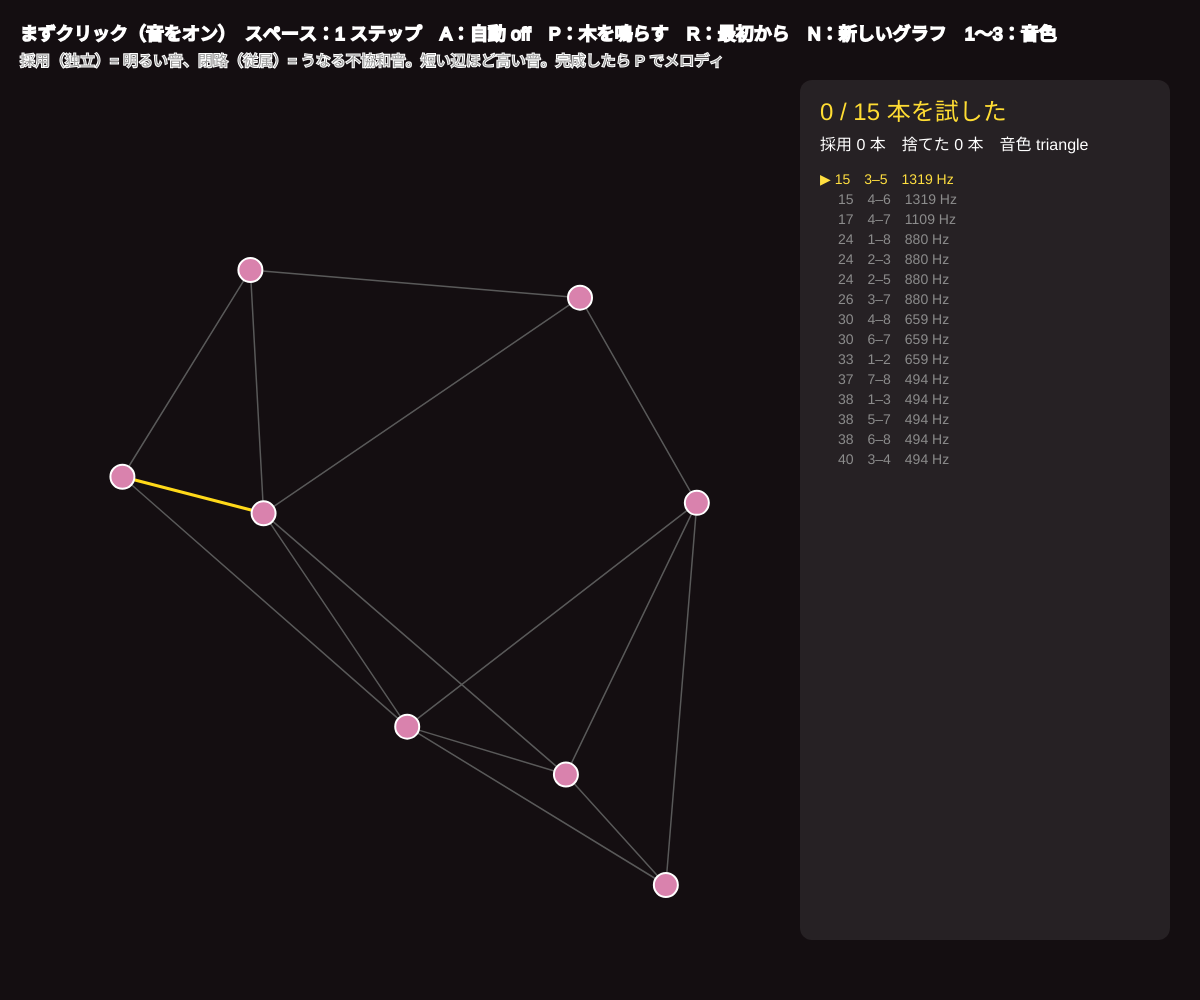
Frame 1 (no input)
Frame 60 (no input): identical to frame 1, image omitted
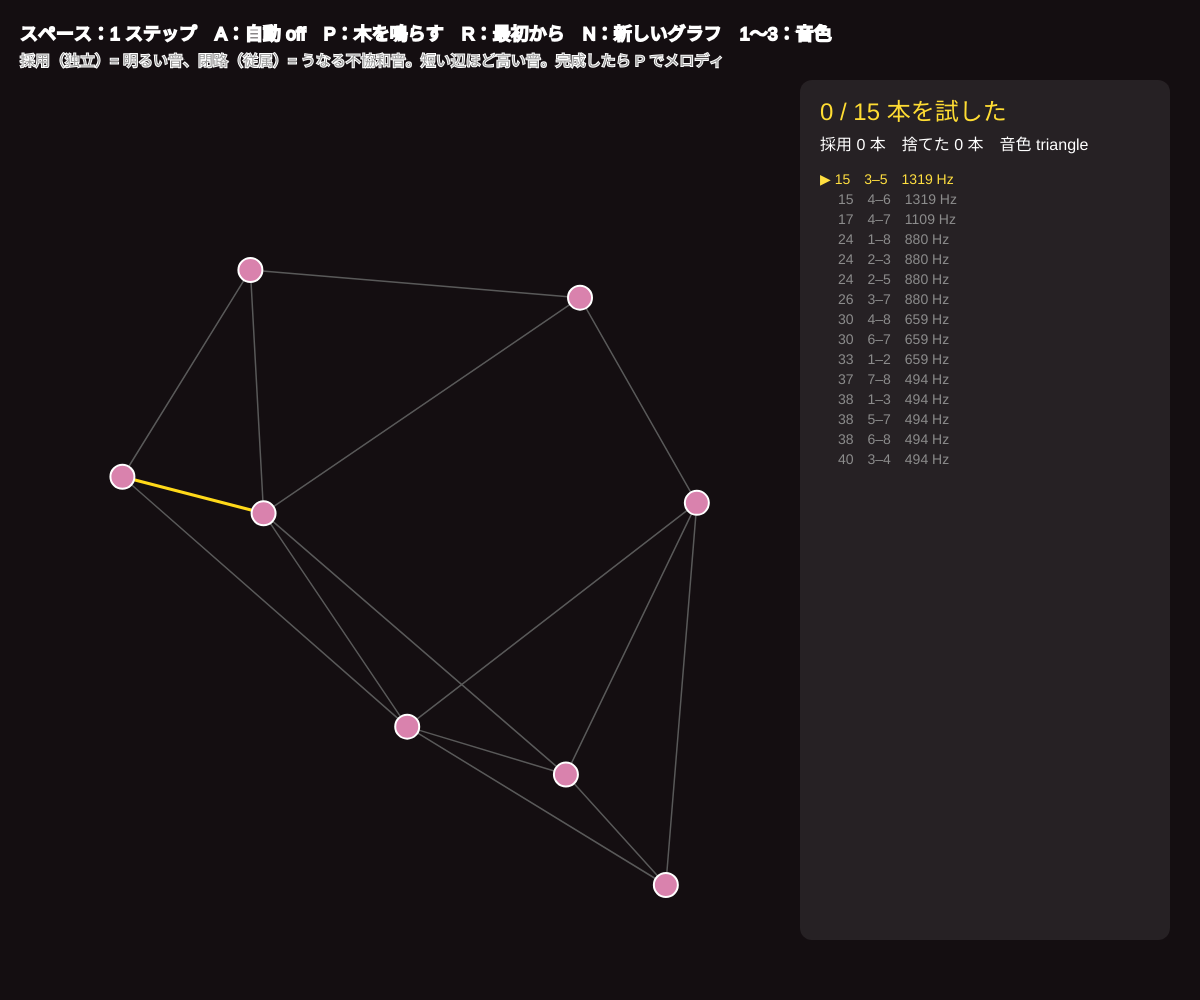
Frame 120 (the mouse pressed at the canvas centre since frame 60)

The p5.js sketch that drew these frames (run headless with seeded random() and noise() and a simulated clock; from frame 60 on, the mouse is pressed at the canvas centre):

// p5.js sketch
// ── sketch.js
// ============================================
// 13 貪欲法を聴く
// クラスカル法（06）を音にする：辺を軽い順に試し、採用（独立）なら明るい音、閉路（従属）なら不協和音
//   音の高さは辺の重み（短い辺ほど高い音）。完成した全域木は P で重み順にメロディとして鳴らす
//   自由制作のベース：音色・テンポ・「何を音にするか」を変えて自分の貪欲法を作ろう
// クリック = まず 1 回（音をオン） / スペース = 1 ステップ / A = 自動 / P = 木を鳴らす / R = 最初から / N = 新しいグラフ / 1〜3 = 音色
// ============================================

let nodes = [], edges = [];          // edges: {a, b, w}
let nNode = 8;                       // ★ ノードの数
let order = [], stepI = 0, status = [];
let auto = false, timer = 0;
let waveType = 'triangle';           // ★ 音色（1 = triangle, 2 = sine, 3 = square）
let tempo = 22;                      // ★ 自動のとき何フレームに 1 本試すか
let ripples = [];                    // 採用の波紋 {x, y, t, ok}
let melody = null;                   // 木を鳴らす {list, k, t}

function setup() {
  createCanvas(windowWidth, windowHeight);
  colorMode(HSB, 360, 100, 100, 100);
  textFont('sans-serif');
  newGraph();
}

function newGraph() {
  nodes = []; edges = [];
  let tries = 0;
  while (nodes.length < nNode && tries++ < 500) {
    let p = { x: random(80, width - 420), y: random(130, height - 60) };
    if (nodes.every((q) => dist(p.x, p.y, q.x, q.y) > 120)) nodes.push(p);
  }
  for (let i = 0; i < nodes.length; i++) for (let j = i + 1; j < nodes.length; j++) {
    let d = dist(nodes[i].x, nodes[i].y, nodes[j].x, nodes[j].y);
    if (d < min(width, height) * 0.42) edges.push({ a: i, b: j, w: Math.round(d / 10) });
  }
  let uf = makeUF(nodes.length);
  for (let e of edges) uf.union(e.a, e.b);
  for (let i = 1; i < nodes.length; i++) if (uf.find(i) !== uf.find(0)) { edges.push({ a: 0, b: i, w: Math.round(dist(nodes[0].x, nodes[0].y, nodes[i].x, nodes[i].y) / 10) }); uf.union(0, i); }
  reset();
}
function reset() {
  order = [...Array(edges.length).keys()].sort((p, q) => edges[p].w - edges[q].w);
  status = new Array(edges.length).fill(''); stepI = 0; auto = false; melody = null; ripples = [];
}

// ★ 重み → 周波数（短い辺ほど高い音。ペンタトニックに丸める）
function freqOf(w) {
  let scaleNotes = [0, 2, 4, 7, 9];
  let idx = constrain(Math.round(map(w, 10, 60, 14, 0)), 0, 14);
  let semis = scaleNotes[idx % 5] + 12 * floor(idx / 5);
  return 220 * Math.pow(2, semis / 12);
}

function kruskalStep() {
  if (stepI >= order.length) return;
  let i = order[stepI], e = edges[i];
  let chosen = order.slice(0, stepI).filter((j) => status[j] === 'ok');
  let ok = isForest(nodes.length, edges, chosen.concat([i]));
  status[i] = ok ? 'ok' : 'ng';
  let mx = (nodes[e.a].x + nodes[e.b].x) / 2, my = (nodes[e.a].y + nodes[e.b].y) / 2;
  ripples.push({ x: mx, y: my, t: 0, ok });
  if (ok) playNote(freqOf(e.w), 0.35, waveType);
  else { playNote(freqOf(e.w), 0.4, 'sawtooth'); playNote(freqOf(e.w) * 1.06, 0.4, 'sawtooth'); }   // 近い 2 音 = うなり（不協和）
  stepI++;
}
function playTree() {
  let list = order.filter((i) => status[i] === 'ok');
  if (list.length) melody = { list, k: 0, t: 0 };
}

function draw() {
  background(330, 30, 8);
  if (auto && ++timer % tempo === 0) { kruskalStep(); if (stepI >= order.length) auto = false; }
  if (melody) {
    if (melody.t++ % 14 === 0) {
      if (melody.k >= melody.list.length) melody = null;
      else { let e = edges[melody.list[melody.k]]; playNote(freqOf(e.w), 0.3, waveType); ripples.push({ x: (nodes[e.a].x + nodes[e.b].x) / 2, y: (nodes[e.a].y + nodes[e.b].y) / 2, t: 0, ok: true }); melody.k++; }
    }
  }
  let nOk = status.filter((s) => s === 'ok').length, done = nOk === nodes.length - 1;
  let current = stepI < order.length && !done ? order[stepI] : -1;
  let playing = melody && melody.k > 0 ? melody.list[melody.k - 1] : -1;

  for (let i = 0; i < edges.length; i++) {
    let e = edges[i], p = nodes[e.a], q = nodes[e.b];
    if (i === playing) { stroke(50, 90, 100); strokeWeight(10); }
    else if (status[i] === 'ok') { stroke(130, 85, 100); strokeWeight(6); }
    else if (status[i] === 'ng') { stroke(5, 70, 60, 50); strokeWeight(1.5); drawingContext.setLineDash([5, 7]); }
    else if (i === current) { stroke(50, 90, 100); strokeWeight(3); }
    else { stroke(0, 0, 35); strokeWeight(1.5); }
    line(p.x, p.y, q.x, q.y); drawingContext.setLineDash([]);
  }
  for (let r of ripples) { r.t += 1 / 30; noFill(); stroke(r.ok ? 130 : 5, 80, 100, 100 * (1 - r.t)); strokeWeight(3); circle(r.x, r.y, 20 + 120 * r.t); }
  ripples = ripples.filter((r) => r.t < 1);
  for (let i = 0; i < nodes.length; i++) { stroke(0, 0, 100); strokeWeight(2); fill(330, 40, 85); circle(nodes[i].x, nodes[i].y, 24); }

  textAlign(LEFT, BASELINE);
  fill(0, 0, 100); textSize(18);
  text((audioCtx ? '' : 'まずクリック（音をオン）　') + 'スペース：1 ステップ　A：自動 ' + (auto ? 'ON' : 'off') + '　P：木を鳴らす　R：最初から　N：新しいグラフ　1〜3：音色', 20, 40);
  fill(0, 0, 60); textSize(15);
  text('採用（独立）= 明るい音、閉路（従属）= うなる不協和音。短い辺ほど高い音。完成したら P でメロディ', 20, 66);

  let px = width - 380, py = 120;
  noStroke(); fill(0, 0, 100, 8); rect(px - 20, py - 40, 370, height - py - 20, 12);
  fill(done ? 130 : 50, 80, 100); textSize(24);
  text(done ? '全域木 完成！　P で鳴らす' : stepI + ' / ' + edges.length + ' 本を試した', px, py);
  fill(0, 0, 100); textSize(16);
  text('採用 ' + nOk + ' 本　捨てた ' + status.filter((s) => s === 'ng').length + ' 本　音色 ' + waveType, px, py + 30);
  textSize(14);
  let rowH = 20, maxRows = floor((height - py - 100) / rowH);
  for (let k = 0; k < min(order.length, maxRows); k++) {
    let i = order[k], e = edges[i], st = status[i];
    fill(st === 'ok' ? 130 : st === 'ng' ? 5 : k === stepI ? 50 : 0, st || k === stepI ? 75 : 0, st === 'ng' ? 65 : k > stepI ? 55 : 100);
    text((k === stepI && !done ? '▶ ' : '　 ') + nf(e.w, 2) + '　' + (e.a + 1) + '–' + (e.b + 1) + '　' + nf(freqOf(e.w), 1, 0) + ' Hz　' + (st === 'ok' ? '♪ 採用' : st === 'ng' ? '✗ 閉路' : ''), px, py + 64 + k * rowH);
  }
  if (order.length > maxRows) { fill(0, 0, 50); text('… 他 ' + (order.length - maxRows) + ' 本', px, py + 64 + maxRows * rowH); }
}

function mousePressed() { startAudio(); }
function keyPressed() {
  startAudio();
  if (key === ' ') kruskalStep();
  if (key === 'a' || key === 'A') auto = !auto;
  if (key === 'p' || key === 'P') playTree();
  if (key === 'r' || key === 'R') reset();
  if (key === 'n' || key === 'N') newGraph();
  if (key === '1') waveType = 'triangle';
  if (key === '2') waveType = 'sine';
  if (key === '3') waveType = 'square';
}

// ---------- やってみよう ----------
// 1. tempo を 8 にして自動再生。採用の音と閉路の音が「だんだん閉路ばかり」になるのが聞こえる？
// 2. freqOf を「重い辺ほど高い音」に変える。木の完成までの音が上がっていく形になる
// 3. 閉路のとき、その閉路の辺を全部短く鳴らす（01 の cycleEdges を使う）
// 4. 06 のドラッグを足して、ノードを動かしながら木が変わる音を聴く。14 のブラシと合体しても楽しい

// ==================================================
// ここから下は「音を鳴らすための道具」（Web Audio）
// ==================================================
let audioCtx, masterOut;
function startAudio() {
  if (!audioCtx) { audioCtx = new AudioContext(); masterOut = audioCtx.createDynamicsCompressor(); masterOut.connect(audioCtx.destination); }
  audioCtx.resume();
}
// 1 音鳴らす：周波数 f、長さ dur 秒、波形 type
function playNote(f, dur, type) {
  if (!audioCtx) return;
  let o = audioCtx.createOscillator(), g = audioCtx.createGain(), t = audioCtx.currentTime;
  o.type = type; o.frequency.value = f;
  g.gain.setValueAtTime(0.0001, t);
  g.gain.exponentialRampToValueAtTime(0.25, t + 0.02);
  g.gain.exponentialRampToValueAtTime(0.0001, t + dur);
  o.connect(g); g.connect(masterOut);
  o.start(t); o.stop(t + dur + 0.05);
}

// ==================================================
// ここから下は「マトロイドの道具」（union–find と森の判定）
// ==================================================
function makeUF(n) {
  let parent = [...Array(n).keys()];
  let find = (x) => { while (parent[x] !== x) { parent[x] = parent[parent[x]]; x = parent[x]; } return x; };
  let union = (a, b) => { a = find(a); b = find(b); if (a === b) return false; parent[a] = b; return true; };
  return { find, union };
}
function isForest(n, edgeList, sub) {
  let uf = makeUF(n);
  for (let i of sub) if (!uf.union(edgeList[i].a, edgeList[i].b)) return false;
  return true;
}
